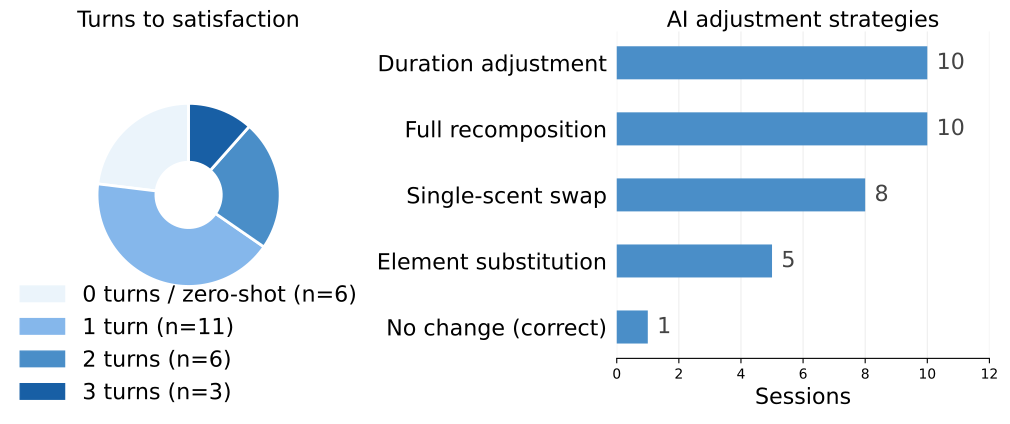

This figure's Python source:
import matplotlib.pyplot as plt
import matplotlib.patches as mpatches
import numpy as np


fig, (ax1, ax2) = plt.subplots(1, 2, figsize=(10, 4))
fig.patch.set_facecolor('white')

# ── Chart 1: Donut ──────────────────────────────────────────
sizes = [6, 11, 6, 3]
labels = ['0 turns / zero-shot (n=6)', '1 turn (n=11)', '2 turns (n=6)', '3 turns (n=3)']
# colors = ['#EFEFEF', '#D4D4D4', '#888888', '#444444']
colors = ['#D6E8F7', '#7AB8E8', '#2D7FC1', '#185FA5']
# colors = ['#EBF4FB', '#85B7EB', '#4A8EC8', '#185FA5']

wedges, _ = ax1.pie(
    sizes,
    colors=colors,
    startangle=90,
    center=(0, 80), 
    radius=0.7,
    wedgeprops=dict(width=0.45, edgecolor='white', linewidth=2)
)

ax1.set_title('Turns to satisfaction', fontsize=16, fontweight='normal',
              loc='center', pad=0)

legend_handles = [
    mpatches.Patch(color=c, label=l)
    for c, l in zip(colors, labels)
]
ax1.legend(handles=legend_handles,
           loc='lower center',
           bbox_to_anchor=(0.5, -0.2),
           ncol=1,
           frameon=False, fontsize=16)

# ── Chart 2: Horizontal bar ──────────────────────────────────
strategies = [
    'Duration adjustment',
    'Full recomposition',
    'Single-scent swap',
    'Element substitution',
    'No change (correct)',
]
counts = [10, 10, 8, 5, 1]
bar_colors = ['#2D7FC1'] * 5

y = np.arange(len(strategies))
bars = ax2.barh(y, counts, color=bar_colors, height=0.5,
                zorder=3)

ax2.set_xlim(0, 12)
ax2.set_yticks(y)
ax2.set_yticklabels(strategies, fontsize=16)
ax2.invert_yaxis()
ax2.set_xlabel('Sessions', fontsize=16)
ax2.set_title('AI adjustment strategies',
              fontsize=16, fontweight='normal', loc='center', pad=0)

ax2.set_facecolor('white')
ax2.spines['top'].set_visible(False)
ax2.spines['right'].set_visible(False)
ax2.spines['left'].set_visible(False)
ax2.tick_params(left=False)
ax2.xaxis.grid(True, color='#eeeeee', zorder=0)

for bar, val in zip(bars, counts):
    ax2.text(val + 0.3, bar.get_y() + bar.get_height() / 2,
             str(val), va='center', fontsize=16,
             color='#444444')


plt.tight_layout(pad=0)
plt.savefig('turns.pdf', dpi=300, bbox_inches='tight', facecolor='white')
print("saved")
plt.show()
